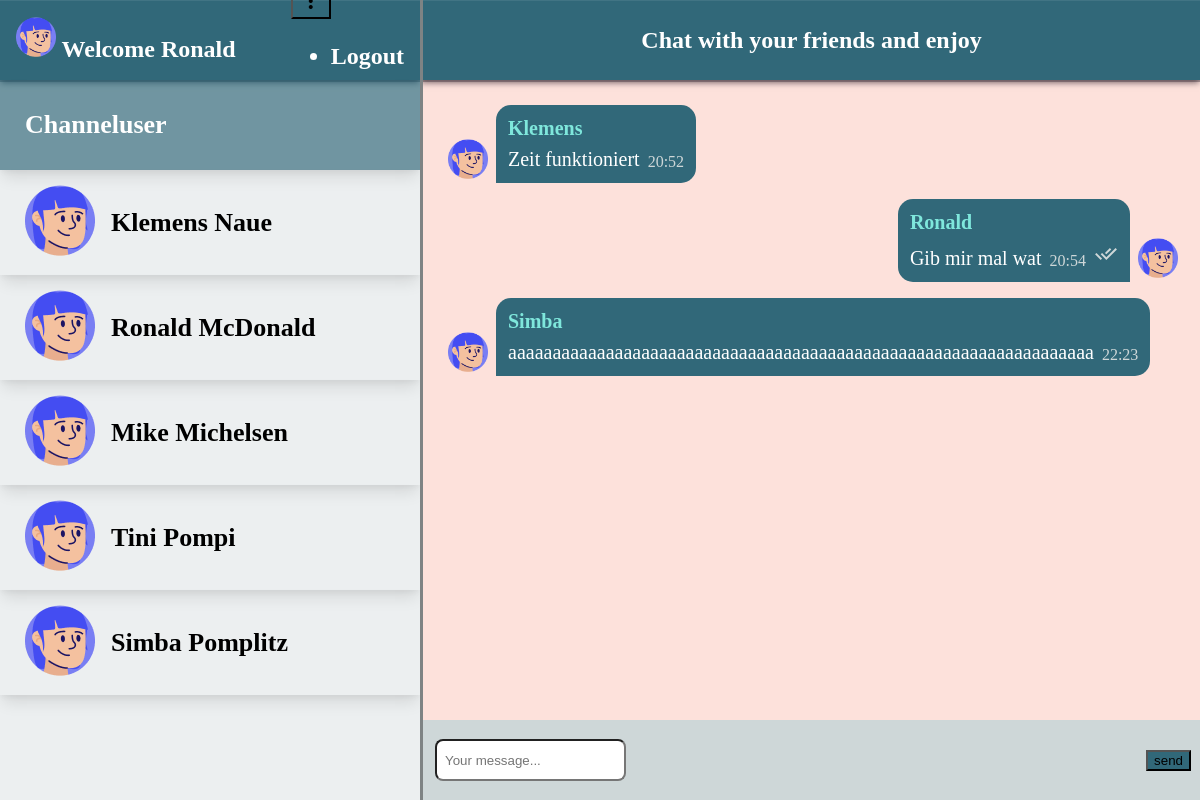
The page /chat/ (signed in) on the database its author committed.
### chat/models.py (models this page shows)
class Messages(models.Model):
    text = models.CharField(max_length=256)
    created_at = models.CharField(max_length=30, default ="")
    chat = models.ForeignKey(Chat, on_delete=models.CASCADE, related_name='chat_message_set', default=None, blank=True, null=True)
    author = models.ForeignKey(settings.AUTH_USER_MODEL, on_delete=models.CASCADE, related_name='author_message_set')
    receiver = models.ForeignKey(settings.AUTH_USER_MODEL, on_delete=models.CASCADE, related_name='receiver_message_set')

### chat/views.py (the view, shortened to what this page needs)
# urls.py: path('chat/', index),
@login_required(login_url="/login/")
def index(request):
    chatMessage = Messages.objects.filter(chat__id = 1)
    names = User.objects.all()
    print(names)
    return render(request, 'chat/index.html', {'messages' : chatMessage, 'userData': names })

### chat/templates/chat/index.html (shortened to what this page needs)
{% extends "base.html" %}
{% block content %}
<div id="mainContainer">
    <div id="mainContainerLeft">
        <div class="mainContainerLeftHeader">
            <div class="userInfo">
                <img class="headerimg" src="../static/img/avatarSofia.png" alt="">
                Welcome {{request.user.first_name}}
            </div>
            <div class="userMenu">
                <button id="demo-menu-lower-right" class="mdl-button mdl-js-button mdl-button--icon">
                    <i class="material-icons">more_vert</i>
                </button>
                <ul class="mdl-menu mdl-menu--bottom-right mdl-js-menu mdl-js-ripple-effect"
                    for="demo-menu-lower-right">
                    <li class="mdl-menu__item">
                        <form class="logoutForm" action="/logout/">
                            <button class="logoutBtn">Logout</button>
                        </form>
                    </li>
                </ul>
            </div>
        </div>
        <div class="userList userHeadline">Channeluser</div>
        {% for user in userData %}
        <div class="userList">
            <div mat-card-avatar class="example-header-image"><img src="../static/img/avatarSofia.png" alt=""></div>
            <mat-card-title class="userListUsername">{{user.first_name}} {{user.last_name}}</mat-card-title>
        </div>
        {% endfor %}
    </div>
    <div id="mainContainerRight">
        <div class="mainContainerRightHeader">Chat with your friends and enjoy</div>
        {% if request.user.is_authenticated %}
        <div id="messageContainer">
            {% for message in messages %}
            {% if request.user.id == message.author.id %}
            <div class="message row-reverse">
                <div class="messageContainerImg"><img src="../static/img/avatarSofia.png" alt=""></div>
                <div class="messageContainerMessage  bubble-reverse">
                    <div class="messageUsername">{{message.author.first_name}}</div>
                    <div class="messageMessageTime">
                        <div class="messageMessage">{{message.text}}</div>
                        <div class="messageTime">{{message.created_at}}
                            <div class="sendIcon"><img src="../static/img/doublecheck.svg" alt=""></div>
                        </div>
                    </div>
                </div>
            </div>
            {% else %}
            <div class="message">
                <div class="messageContainerImg"><img src="../static/img/avatarSofia.png" alt=""></div>
                <div class="messageContainerMessage">
                    <div class="messageUsername">{{message.author.first_name}}</div>
                    <div class="messageMessageTime">
                        <div class="messageMessage">{{message.text}}</div>
                        <div class="messageTime">{{message.created_at}}</div>
                    </div>
                </div>
            </div>
            {% endif %}
            {% endfor %}
        </div>
        {% else %}
        <h1>Not logged in</h1>
        <h3>Please click <a href="/login">here</a> to login and continue</h3>
        {% endif %}
        <form onsubmit="sendMessage(); return false;" method="post" id="inputForm">
            <div class="mdl-textfield mdl-js-textfield mdl-textfield--floating-label">
                <input class="mdl-textfield__input" name="textmessage" placeholder="Your message..." type="text" id="messagetext">
            </div>
            <button class="mdl-button mdl-js-button mdl-button--raised mdl-js-ripple-effect mdl-button--accent">
                send
            </button>
        </form>
    </div>
</div>
{% endblock %}

### static/css/style.css (style rules this page uses)
body { background-color: #ced7d8; }
#mainContainer { position: fixed; top: 0; bottom: 0; right: 0; left: 0; width: 100%; height: 100%; background-color: white; box-shadow: 2px 2px 2px 2px white; display: flex; }
#mainContainerLeft { width: 35%; height: 100%; background-color: white; display: flex; flex-direction: column; background-color: #ced7d863; }
.mainContainerLeftHeader { display: flex; gap: 12px; align-items: center; justify-content: space-between; background-color: #316879; color: white; font-weight: 600; padding: 0 16px; font-size: 24px; height: 80px; box-shadow: rgba(6, 24, 44, 0.4) 0px 0px 0px 2px, rgba(6, 24, 44, 0.65) 0px 4px 6px -1px, rgba(255, 255, 255, 0.08) 0px 1px 0px inset; }
.headerimg { width: 40px; height: 40px; }
.userMenu { position: relative; }
.mainContainerLeftHeader .mdl-button { background-color: unset !important; }
.logoutBtn { all: unset; font-weight: 600; }
.logoutForm { display: flex; justify-content: center; align-items: center; }
.userList { display: flex; justify-content: flex-start; align-items: center; gap: 16px; font-weight: 700; padding: 15px 25px; box-shadow: rgba(0, 0, 0, 0.1) 0px 10px 15px -3px, rgba(0, 0, 0, 0.05) 0px 4px 6px -2px; }
.userHeadline { font-size: 26px; padding: 30px 25px !important; background-color: #316879a8 !important; color: white; }
.userListUsername { font-size: 26px; color: black; }
#mainContainerRight { width: 65%; height: 100%; display: flex; flex-direction: column; justify-content: flex-start; background-color:white; overflow: auto; position: relative; overflow: hidden; }
.mainContainerRightHeader { display: flex; gap: 12px; align-items: center; justify-content: center; background-color: #316879; border-left: 3px inset #ced7d8; font-weight: 600; font-size: 24px; min-height: 80px; height: 80px; box-shadow: rgba(6, 24, 44, 0.4) 0px 0px 0px 2px, rgba(6, 24, 44, 0.65) 0px 4px 6px -1px, rgba(255, 255, 255, 0.08) 0px 1px 0px inset; color: white; }
#messageContainer { display: flex; flex-direction: column; justify-content: flex-start; align-items: flex-start; gap: 16px; padding: 25px; width: calc(100% - 50px); flex: 1; overflow: auto; background-color: #f47b603a; border-left: 3px inset #ced7d8; }
.message { width: 100%; display: flex; justify-content: flex-start; align-items: flex-end; gap: 8px; }
.row-reverse { flex-direction: row-reverse; }
.messageContainerImg img { width: 40px; height: 40px; }
.messageContainerMessage { background-color: #316879; border-radius: 15px 15px 15px 0; padding: 12px; display: flex; flex-direction: column; gap: 8px; }
.bubble-reverse { border-radius: 15px 15px 0 15px !important; }
.messageUsername { font-size: 20px; font-weight: 700; color: #7fe7dc; }
.messageMessageTime { display: flex; justify-content: flex-start; align-items: flex-end; gap: 8px; color: #ced7d8 }
.messageMessage { font-size: 20px; font-weight: 500; color: white; word-break: break-all; }
.messageTime { display: flex; align-items: end; gap: 8px; }
.sendIcon { fill:#ced7d8 }
#inputForm { border-left: 3px inset #ced7d8; width: 100%; display: flex; justify-content: center; align-items: center; gap: 16px; background-color: #ced7d8; height: 80px; }
#messagetext { height: 36px; background-color: white; border-radius: 8px; padding-left: 8px; }
.mdl-button { background-color: #316879 !important; margin-right: 12px; }
.mdl-textfield { flex: 1; margin-left: 12px; }

### rows shown on the page
Messages: author.first_name "Klemens", text "Zeit funktioniert", created_at "20:52"
Messages: author.first_name "Ronald", text "Gib mir mal wat", created_at "20:54"
Messages: author.first_name "Simba", text "aaaaaaaaaaaaaaaaaaaaaaaaaaaaaaaaaaaaaaaaaaaaaaaaaaaaaaaaaaaaaaaaaa", created_at "22:23"

### other values the page prints
{{ request.user.first_name }} "Ronald"
{{ user.first_name }} "Klemens"
{{ user.last_name }} "Naue"
{{ user.first_name }} "Ronald"
{{ user.last_name }} "McDonald"
{{ user.first_name }} "Mike"
{{ user.last_name }} "Michelsen"
{{ user.first_name }} "Tini"
{{ user.last_name }} "Pompi"
{{ user.first_name }} "Simba"
{{ user.last_name }} "Pomplitz"
